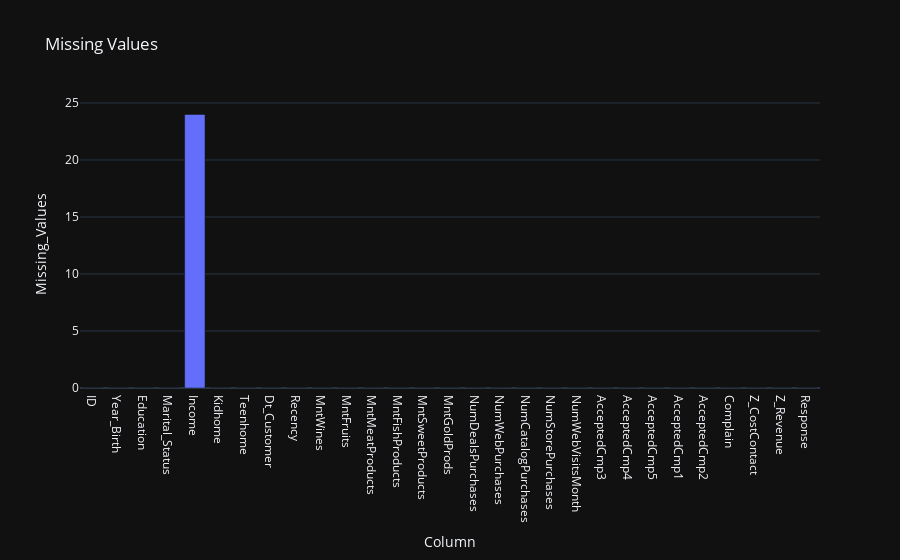

Source (notebook cell):
### Markdown cell above
### Missing Values

### Code cell
missing_values = customer.isna().sum().to_dict()
missing_values_df = pd.DataFrame(list(missing_values.items()), columns=['Column', 'Missing_Values'])

fig = px.bar(missing_values_df,
       x = 'Column',
       y = 'Missing_Values',
       template = 'plotly_dark',
       title = 'Missing Values')
fig.show()

### Figure 1 — Plotly figure (JSON) as saved in the notebook; plotly's stock layout.template omitted (floating-point values rounded to 4 significant figures)
{"data": [{"alignmentgroup": "True", "hovertemplate": "Column=%{x}<br>Missing_Values=%{y}<extra></extra>", "legendgroup": "", "marker": {"color": "#636efa", "pattern": {"shape": ""}}, "name": "", "offsetgroup": "", "orientation": "v", "showlegend": false, "textposition": "auto", "type": "bar", "x": ["ID", "Year_Birth", "Education", "Marital_Status", "Income", "Kidhome", "Teenhome", "Dt_Customer", "Recency", "MntWines", "MntFruits", "MntMeatProducts", "MntFishProducts", "MntSweetProducts", "MntGoldProds", "NumDealsPurchases", "NumWebPurchases", "NumCatalogPurchases", "NumStorePurchases", "NumWebVisitsMonth", "AcceptedCmp3", "AcceptedCmp4", "AcceptedCmp5", "AcceptedCmp1", "AcceptedCmp2", "Complain", "Z_CostContact", "Z_Revenue", "Response"], "xaxis": "x", "y": [0, 0, 0, 0, 24, 0, 0, 0, 0, 0, 0, 0, 0, 0, 0, 0, 0, 0, 0, 0, 0, 0, 0, 0, 0, 0, 0, 0, 0], "yaxis": "y"}], "layout": {"barmode": "relative", "legend": {"tracegroupgap": 0}, "title": {"text": "Missing Values"}, "xaxis": {"anchor": "y", "domain": [0, 1], "title": {"text": "Column"}}, "yaxis": {"anchor": "x", "domain": [0, 1], "title": {"text": "Missing_Values"}}}}
